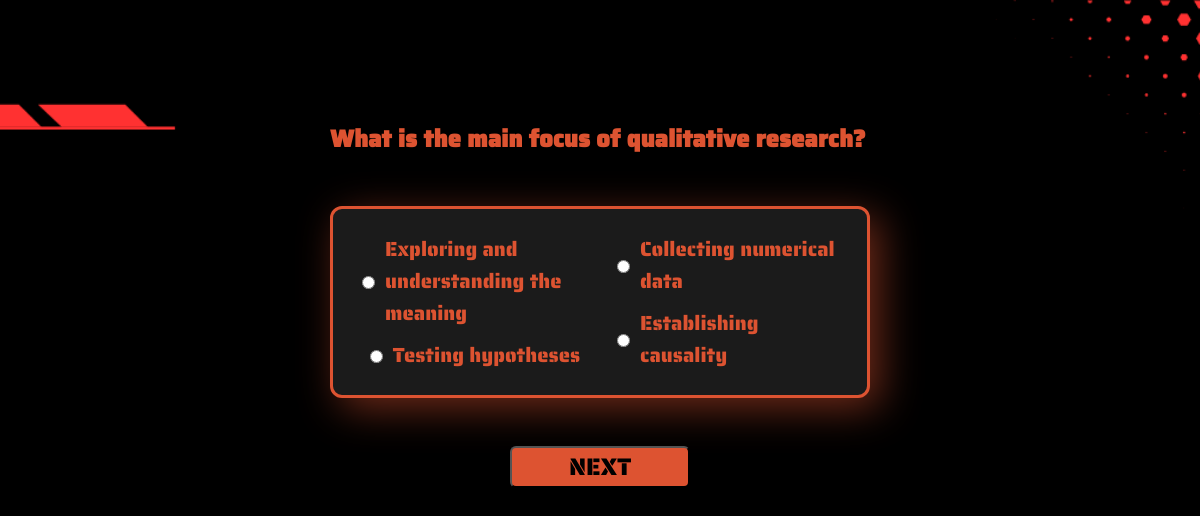
Page /Guest/Quiz/Quiz_2.php on the committed database.
### tables this page shows
CREATE TABLE `questions` (
  `question_id` varchar(25) NOT NULL,
  `question` text NOT NULL,
  `option_1` text NOT NULL,
  `option_2` text NOT NULL,
  `option_3` text NOT NULL,
  `option_4` text NOT NULL,
  `correct_answer` int(2) NOT NULL,
  `topic_id` varchar(25) DEFAULT NULL,
  `total_attempts` int(4) NOT NULL,
  `correct_attempts` int(4) NOT NULL
);

### Guest/Quiz/Quiz_2.php (the view, shortened to what this page needs)
<?php
include("../../assets/conn.php");
$topic_id = isset($_GET['topic_id']) ? $_GET['topic_id'] : 'T002';
$total_questions_query = $conn->prepare("SELECT COUNT(*) FROM questions WHERE topic_id = ?");
$total_questions_query->bind_param("s", $_SESSION['topic_id']);
$total_questions_query->execute();
$total_questions_result = $total_questions_query->get_result();
$total_questions_count = $total_questions_result->fetch_array()[0];
$current_question_number = $_SESSION['current_question'] - 1;
$query = $conn->prepare("SELECT * FROM questions WHERE topic_id = ? ORDER BY question_id ASC LIMIT ?, 1");
$query->bind_param("si", $topic_id, $current_question_number);
$query->execute();
$result = $query->get_result();
$question = $result->fetch_assoc();
$question_text = $question['question'];
$option_1 = $question['option_1'];
$option_2 = $question['option_2'];
$option_3 = $question['option_3'];
$option_4 = $question['option_4'];
?>
<!DOCTYPE html>
<html lang="en">
<head>
    <link rel="stylesheet" href="../../styles.css">
</head>
<body>
<div class="form-container">
    <h2><?php echo $question_text; ?></h2>
    <form method="POST" action="Quiz_2.php?topic_id=<?php echo $topic_id; ?>">
        <div class="options-container">
            <div class="option-column">
                <div class="option-item">
                    <input type="radio" name="answer" value="1">
                    <label><?php echo $option_1; ?></label>
                </div>
                <div class="option-item">
                    <input type="radio" name="answer" value="2">
                    <label><?php echo $option_2; ?></label>
                </div>
            </div>
            <div class="option-column">
                <div class="option-item">
                    <input type="radio" name="answer" value="3">
                    <label><?php echo $option_3; ?></label>
                </div>
                <div class="option-item">
                    <input type="radio" name="answer" value="4">
                    <label><?php echo $option_4; ?></label>
                </div>
            </div>
        </div>
        <button type="submit"><?php echo ($_SESSION['current_question'] == $total_questions_count) ? 'SUBMIT' : 'NEXT'; ?></button>
    </form>
</div>
</body>
</html>

### styles.css (style rules this page uses)
body { background-image: url('images/background_image.png'); background-size: cover; background-position: center; background-repeat: no-repeat; background-attachment: fixed; height: 100%; font-family: 'CustomFont'; color: rgb(248, 0, 0); height: 720px; transition: font-size 0.2s ease; }

### Guest/Quiz/Quiz_2.php (style rules this page uses)
body { font-family: 'CustomFont'; color: rgb(221, 83, 49); }
.form-container { max-width: 45vw; margin: auto; margin-top: 10vw; }
h2 { font-size: 2vw; margin-bottom: 4vw; cursor: default; }
form { display: flex; flex-direction: column; }
.options-container { display: flex; justify-content: space-between; align-items: center; gap: 2vw; margin-bottom: 4vw; background-color: rgb(27, 27, 27); border: solid; border-radius: 1vw; box-shadow: 10px 10px 40px rgba(221, 83, 49, 0.5); padding: 2vw; }
.option-column { flex: 1; display: flex; flex-direction: column; justify-content: center; align-items: center; gap: 10px; }
.option-item { display: flex; align-items: center; }
.option-item input[type="radio"] { margin-right: 10px; }
.option-item label { font-size: 1.7vw; }
button { font-family: 'CustomFont'; background-color: rgb(221, 83, 49); align-items: center; width: 15vw; height: 3.5vw; justify-content: center; font-size: 2vw; color: rgb(0, 0, 0); border-radius: 0.5vw; border-color: rgb(0, 0, 0); transition: font-size 0.2s ease; display: flex; cursor: pointer; margin: auto; }

### rows in the picture
questions: question "What is the main focus of qualitative research?", option_1 "Exploring and understanding the meaning", option_2 "Testing hypotheses", option_3 "Collecting numerical data", option_4 "Establishing causality"
